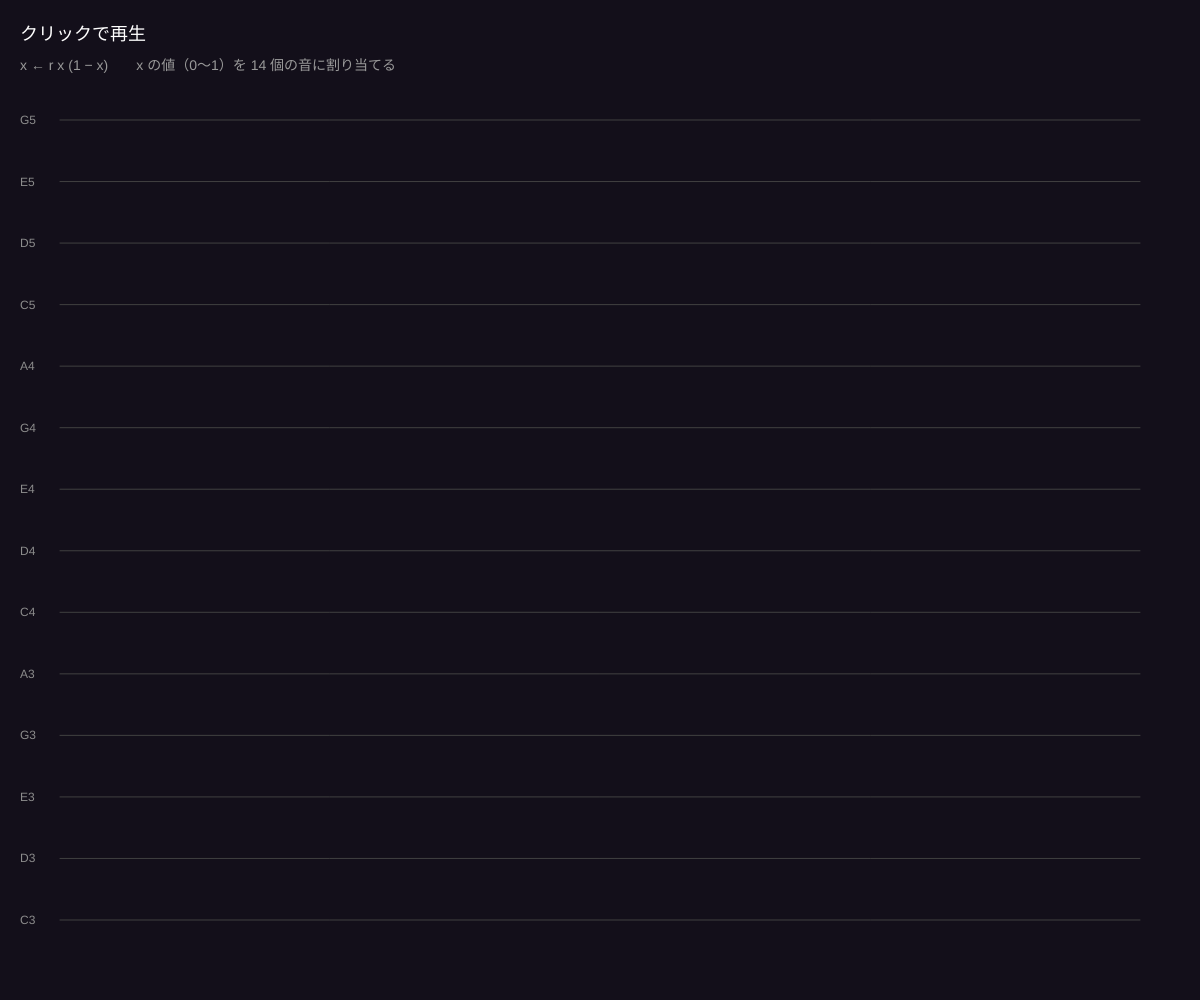
Frame 1 (no input)
Frame 60 (no input): identical to frame 1, image omitted
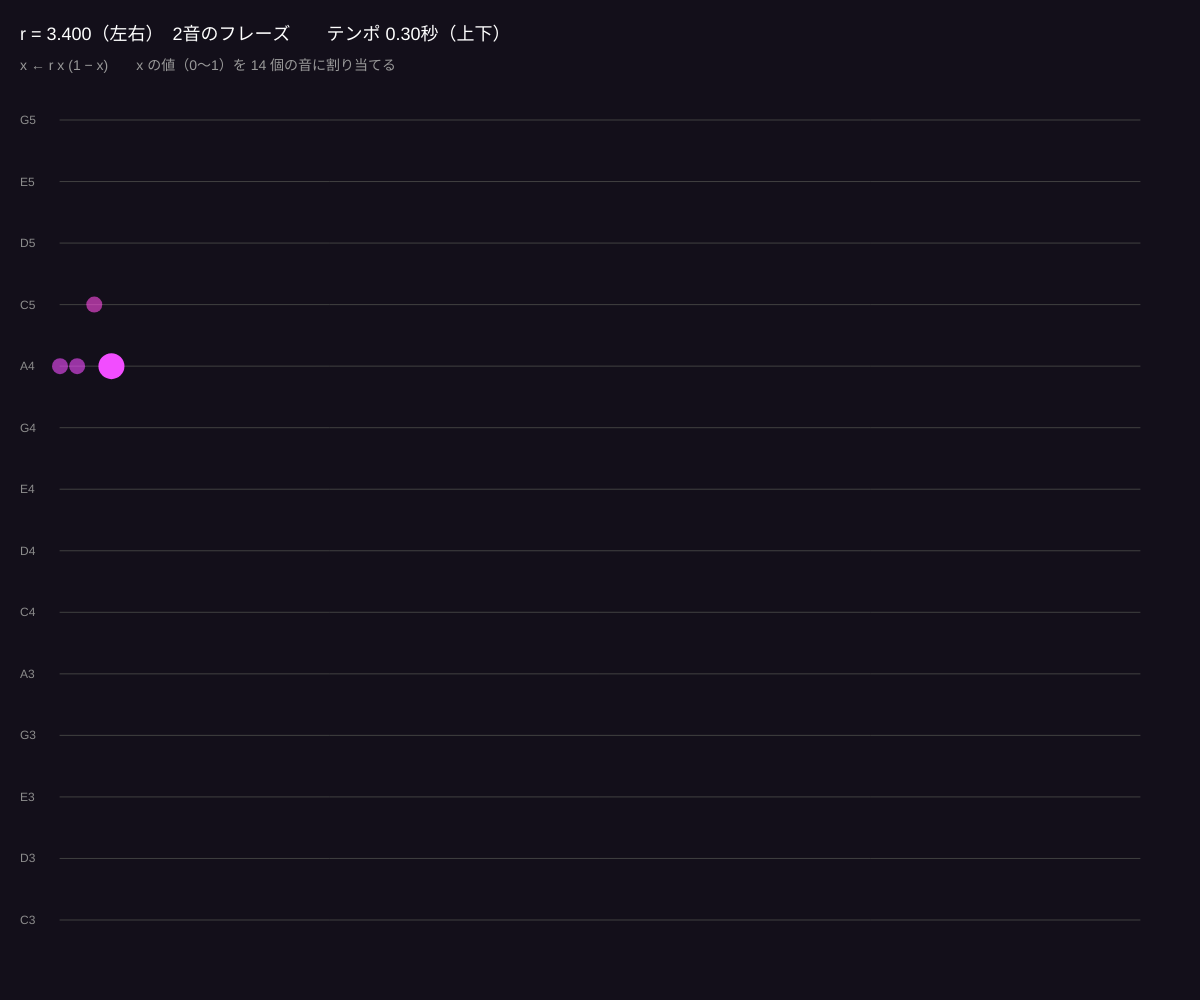
Frame 120 (the mouse pressed at the canvas centre since frame 60)

The p5.js sketch that drew these frames (run headless with seeded random() and noise() and a simulated clock; from frame 60 on, the mouse is pressed at the canvas centre):

// p5.js sketch
// ── sketch.js
// ============================================
// 10 カオス・メロディ
// ロジスティック写像の x を「音の高さ」にする
// r が小さいと同じ音のくり返し、r を上げると 2音・4音のフレーズ、そしてカオスの即興演奏
// クリックで再生 / マウス左右 = r / 上下 = テンポ
// ============================================

let r = 3.5;
let x = 0.3;
let playing = false;
let lastBeat = 0;
let interval = 0.25;
let notes = ['C3', 'D3', 'E3', 'G3', 'A3', 'C4', 'D4', 'E4', 'G4', 'A4', 'C5', 'D5', 'E5', 'G5'];
let played = []; // 鳴らした音の記録 {x, i}

function setup() {
  createCanvas(windowWidth, windowHeight);
  colorMode(HSB, 360, 100, 100, 100);
}

function draw() {
  background(260, 40, 10);
  r = map(mouseX, 0, width, 2.8, 4.0, true);
  interval = map(mouseY, 0, height, 0.1, 0.5, true);

  if (playing && audioCtx.currentTime - lastBeat > interval) {
    lastBeat = audioCtx.currentTime;
    x = r * x * (1 - x); // ★ 次の値
    let i = floor(x * notes.length); // 0〜1 → 音の番号
    i = constrain(i, 0, notes.length - 1);
    playNote(notes[i], 0.3, interval * 1.5, r > 3.57 ? 'sawtooth' : 'triangle');
    played.push({ x, i });
    if (played.length > 64) played.shift();
  }

  // 鳴らした音を「楽譜」風に描く
  let left = 60, right = width - 60, top = 120, bot = height - 80;
  stroke(0, 0, 25);
  for (let k = 0; k < notes.length; k++) {
    let y = map(k, 0, notes.length - 1, bot, top);
    line(left, y, right, y);
    noStroke();
    fill(0, 0, 55);
    textSize(12);
    text(notes[k], 20, y + 4);
    stroke(0, 0, 25);
  }
  noStroke();
  for (let k = 0; k < played.length; k++) {
    let p = played[k];
    let px = map(k, 0, 63, left, right);
    let py = map(p.i, 0, notes.length - 1, bot, top);
    fill(map(p.i, 0, notes.length, 180, 360), 70, 100, k === played.length - 1 ? 100 : 60);
    circle(px, py, k === played.length - 1 ? 26 : 16);
  }

  let state = r < 3.0 ? '1音のくり返し' : r < 3.449 ? '2音のフレーズ' : r < 3.544 ? '4音のフレーズ' : r < 3.57 ? '8音…' : 'カオス（即興）';
  fill(0, 0, 100);
  textSize(18);
  text(playing ? 'r = ' + nf(r, 1, 3) + '（左右）　' + state + '　　テンポ ' + nf(interval, 1, 2) + '秒（上下）' : 'クリックで再生', 20, 40);
  textSize(14);
  fill(0, 0, 60);
  text('x ← r x (1 − x)　　x の値（0〜1）を 14 個の音に割り当てる', 20, 70);
}

function mousePressed() {
  startAudio();
  if (!playing) {
    playing = true;
    lastBeat = audioCtx.currentTime;
  }
}

// ---------- やってみよう ----------
// 1. r を 2.8 から 4.0 までゆっくり動かして、音楽が変わっていくのを聞こう
// 2. r = 3.83 付近は「3音のフレーズ」。見つけられる？
// 3. notes を自分の好きな音階に。ペンタトニックだとカオスでも心地よい


// ==================================================
// ここから下は「音を鳴らすための道具」です
// （中身は読まなくても OK。消さないでね）
// ==================================================
let audioCtx, masterOut;

function startAudio() {
  if (!audioCtx) {
    audioCtx = new AudioContext();
    masterOut = audioCtx.createDynamicsCompressor();
    masterOut.connect(audioCtx.destination);
  }
  audioCtx.resume();
}

function playNote(note, volume = 0.3, duration = 0.3, type = 'triangle', when) {
  if (!audioCtx) return;
  let t = when === undefined ? audioCtx.currentTime : when;
  let osc = audioCtx.createOscillator();
  let amp = audioCtx.createGain();
  osc.type = type;
  osc.frequency.value = typeof note === 'number' ? note : noteToFreq(note);
  amp.gain.setValueAtTime(0.0001, t);
  amp.gain.exponentialRampToValueAtTime(volume, t + 0.01);
  amp.gain.exponentialRampToValueAtTime(0.0001, t + duration);
  osc.connect(amp);
  amp.connect(masterOut);
  osc.start(t);
  osc.stop(t + duration + 0.05);
}

function noteToFreq(note) {
  let steps = { C: 0, D: 2, E: 4, F: 5, G: 7, A: 9, B: 11 };
  let n = steps[note[0]];
  if (note[1] === '#') n = n + 1;
  if (note[1] === 'b') n = n - 1;
  let octave = parseInt(note.slice(-1));
  return 440 * Math.pow(2, (n + (octave + 1) * 12 - 69) / 12);
}
